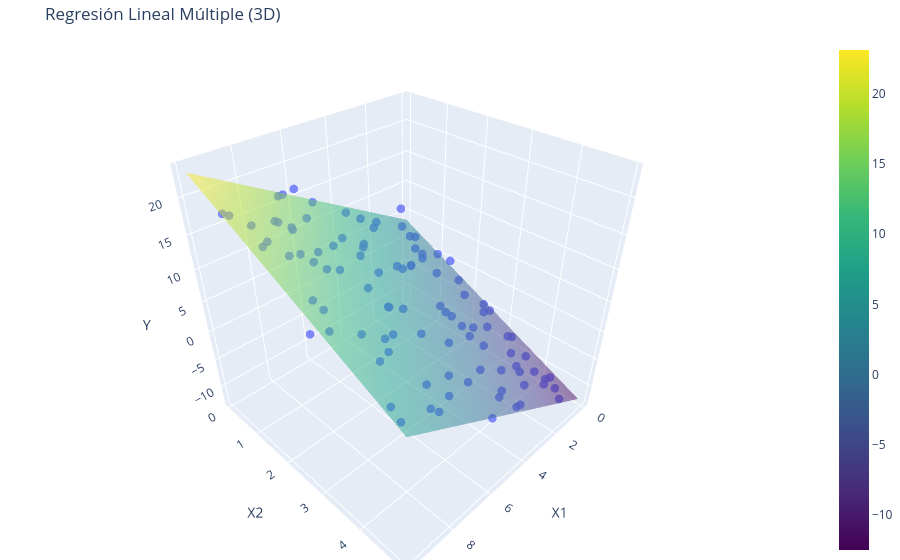

The notebook cell this image was saved under:
### Code cell
graficar_regresion_3d(X, t, w, w_0)
